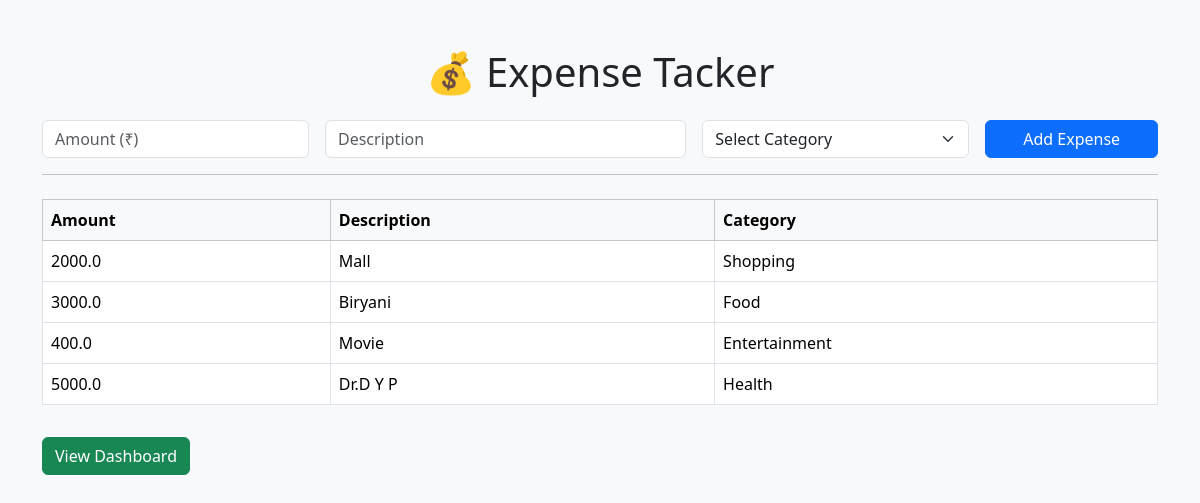
The app's page / (signed in) with its own data.
### models.py (models this page shows)
class Expense(db.Model):
    id = db.Column(db.Integer, primary_key=True)
    description = db.Column(db.String(100))
    amount = db.Column(db.Float)
    category = db.Column(db.String(50))
    date = db.Column(db.DateTime, default=db.func.current_timestamp())
    user_id = db.Column(db.Integer, db.ForeignKey('user.id'))

### app.py (the view)
@app.route('/')
@login_required
def index():
    expenses = Expense.query.filter_by(user_id=current_user.id).all()
    return render_template('index.html', expenses=expenses)

### app.py (called while the page is built)
@login_manager.user_loader
def load_user(user_id):
    return User.query.get(int(user_id))

### templates/index.html (shortened to what this page needs)
<!DOCTYPE html>
<html>
<head>
    <link href="https://cdn.jsdelivr.net/npm/bootstrap@5.3.2/dist/css/bootstrap.min.css" rel="stylesheet">
</head>
<body class="bg-light">
<div class="container py-5">
    <h1 class="text-center mb-4">💰 Expense Tacker</h1>
    <form action="/add" method="POST" class="row g-3">
        <div class="col-md-3">
            <input type="number" step="0.01" name="amount" class="form-control" placeholder="Amount (₹)" required>
        </div>
        <div class="col-md-4">
            <input type="text" name="description" class="form-control" placeholder="Description" required>
        </div>
        <div class="col-md-3">
            <select name="category" class="form-select" required>
                <option value="" disabled selected>Select Category</option>
            </select>
        </div>
        <div class="col-md-2 d-grid">
            <button type="submit" class="btn btn-primary">Add Expense</button>
        </div>
    </form>
    <hr>
    <table class="table table-bordered mt-4">
        <thead class="table-light">
            <tr><th>Amount</th><th>Description</th><th>Category</th></tr>
        </thead>
        <tbody>
            {% for expense in expenses %}
            <tr>
                <td>{{ expense.amount }}</td>
                <td>{{ expense.description }}</td>
                <td>{{ expense.category }}</td>
            </tr>
            {% endfor %}
        </tbody>
    </table>
    <a href="/dashboard" class="btn btn-success mt-3">View Dashboard</a>
</div>
</body>
</html>

### records on screen
Expense: amount "2000.0", description "Mall", category "Shopping"
Expense: amount "3000.0", description "Biryani", category "Food"
Expense: amount "400.0", description "Movie", category "Entertainment"
Expense: amount "5000.0", description "Dr.D Y P", category "Health"
